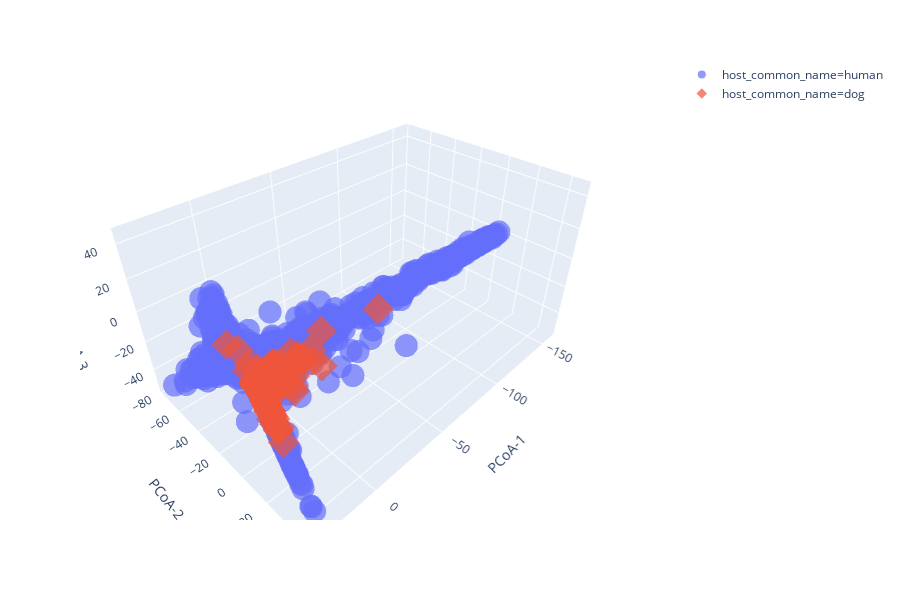

The cell this chart's notebook holds for it:
### Code cell
import plotly.express as px
# df = px.data.iris()
fig_200 = px.scatter_3d(result, x=result['PCoA-1'], y=result['PCoA-2'], z=result['PCoA-3']
                    ,
                    color='host_common_name', symbol='host_common_name', size_max=1, opacity=0.7)
# fig.update_layout(margin=dict(l=0, r=0, b=0, t=0))
fig_200.show()

### Figure 1 — Plotly figure (JSON) as saved in the notebook; plotly's stock layout.template omitted (floating-point values rounded to 4 significant figures; data arrays with more than 128 entries replaced by an {"elided": "..."} marker saying what was removed)
{"data": [{"hoverlabel": {"namelength": 0}, "hovertemplate": "host_common_name=human<br>PCoA-1=%{x}<br>PCoA-2=%{y}<br>PCoA-3=%{z}", "legendgroup": "host_common_name=human", "marker": {"color": "#636efa", "opacity": 0.7, "symbol": "circle"}, "mode": "markers", "name": "host_common_name=human", "scene": "scene", "showlegend": true, "type": "scatter3d", "x": {"elided": "837 float values"}, "y": {"elided": "837 float values"}, "z": {"elided": "837 float values"}}, {"hoverlabel": {"namelength": 0}, "hovertemplate": "host_common_name=dog<br>PCoA-1=%{x}<br>PCoA-2=%{y}<br>PCoA-3=%{z}", "legendgroup": "host_common_name=dog", "marker": {"color": "#EF553B", "opacity": 0.7, "symbol": "diamond"}, "mode": "markers", "name": "host_common_name=dog", "scene": "scene", "showlegend": true, "type": "scatter3d", "x": {"elided": "213 float values"}, "y": {"elided": "213 float values"}, "z": {"elided": "213 float values"}}], "layout": {"height": 600, "legend": {"tracegroupgap": 0}, "margin": {"t": 60}, "scene": {"domain": {"x": [0, 0.98], "y": [0, 1]}, "xaxis": {"title": {"text": "PCoA-1"}}, "yaxis": {"title": {"text": "PCoA-2"}}, "zaxis": {"title": {"text": "PCoA-3"}}}}}
